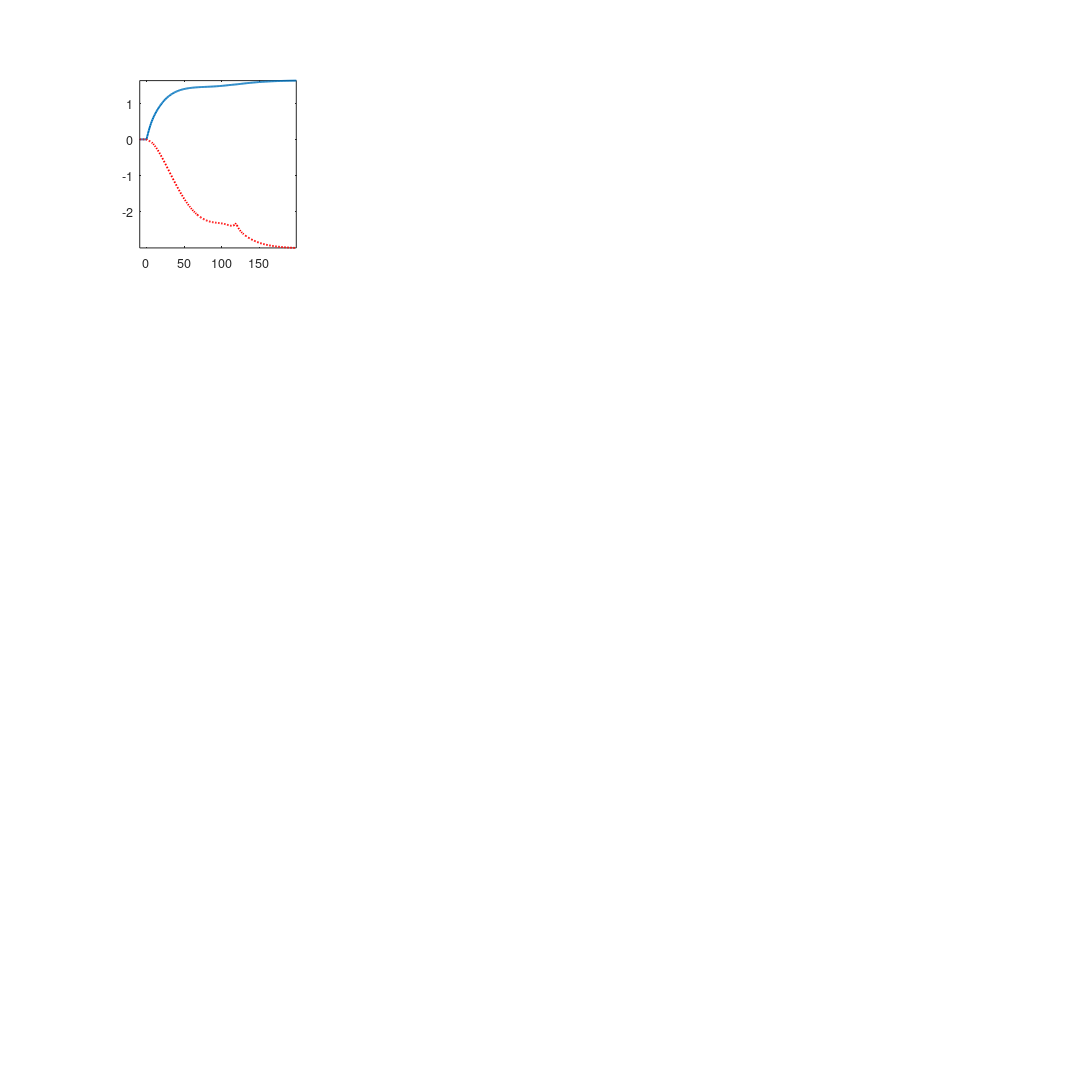

Reproduce this figure in MATLAB. (Note: this script raises an error after producing the figure.)
%%%%%%%%%%%%%%%%%%%%%%%%%%%%%%%%%%%%%%%%%%%%%%%%%%%%%%%%%%%%%%%%%%%%%%%%%%%
%%%%%%%%%%%%%%%Ferrari and Nispi Landi (IJCB 2023)%%%%%%%%%%%%%%%%%%%%%%%%%
%%%%%%%%%%%%%%%%%%%%%%%%%%%%%%%%%%%%%%%%%%%%%%%%%%%%%%%%%%%%%%%%%%%%%%%%%%%

% This file plots Figure A4

clear all; close all; 

SAVE=0;


load path0  % Tax       
load path1
load path2  % GQE2+Tax
load path3  % GQE


Tfull=length(y0)-1;         % path length
T=200;
Ta=1;
Tb=T;

% Define objects for plotting
FigW=30;FigH=FigW;
usedfont='Georgia';

cellvarspap=     {'y',       'c',           'k',     'h',    'r',             'pi',       'e',       'x',       'x_ea', 'ab',      'price'...
                 'yG'         'yB'         ,                        'sp',       'bCG',       're'        };
cellvarlabelspap={'Output', 'Consumption','Capital','Labor','Interest rate', 'Inflation','Emissions','Global pollution','EA pollution','Abatement/GDP','Carbon price'...
               'Green output','Brown output', 'Green-brown spread','Green cb bonds', 'Reserves'};


           
           


%% Green QE


figure;
set(gcf,'color', 'white',...
        'PaperUnits','centimeters','PaperSize',[FigW FigH],...
        'PaperPosition',[0,0,FigW,FigH],'PaperPositionMode','manual',...
        'Units','centimeters',...
        'Position',[0,0,FigW,FigH]);
for j=1:16
subplot(4,4,j)
plottanda0=eval(['100*' cellvarspap{j} '0' ';']);
plottanda1=eval(['100*' cellvarspap{j} '1' ';']); 
plottanda2=eval(['100*' cellvarspap{j} '2' ';']); 
plottanda3=eval(['100*' cellvarspap{j} '3' ';']); 
plot([-9:1:Tb-Ta], [zeros(9,1); plottanda2(Ta:Tb)]-[zeros(9,1);plottanda0(Ta:Tb)],'Linewidth',1.5);
hold on
plot([-9:1:Tb-Ta], [zeros(9,1); plottanda3(Ta:Tb)],'r:','Linewidth',1.5);

axis tight
ax = gca;
ax.YAxis.Exponent = 0;
title(cellvarlabelspap{j},'Fontsize',12,'fontweight','bold')
if j==2
legend('GQE and Tax','Only GQE','Location','southeast')
end
if j==11
axis([-9 Tb-Ta -0.01 0.01])
end
end
if SAVE==1
 print('-dpng','-r500',['./figures/gqeeffect_only.png'])
end


